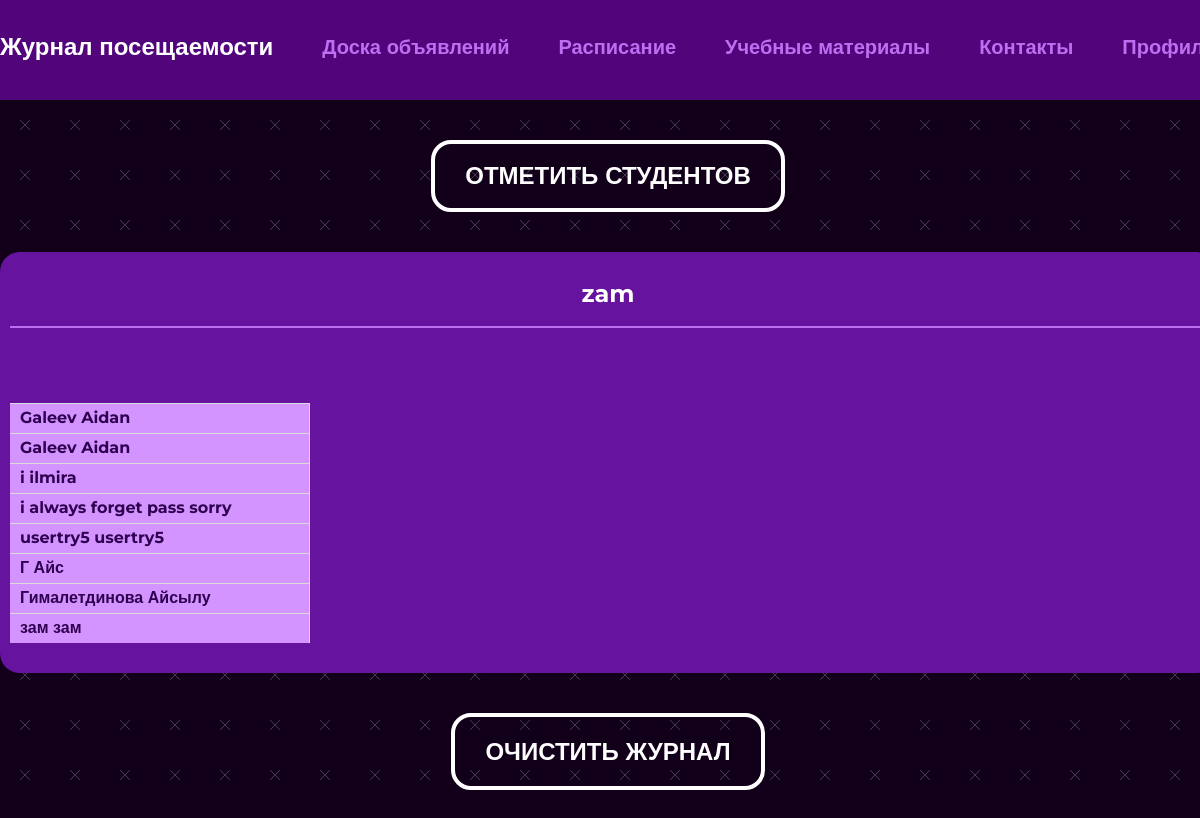
The page /lesson (signed in) on the database its author committed.
### main/models.py (models this page shows, shortened)
class Student(models.Model):
    SIMPLE_STUDENT = 0
    STUDENT_WITH_CAPABILITIES = 1
    HEADMAN = 2
    PERMISSION = [
        (SIMPLE_STUDENT, 'Обычный студент'),
        (STUDENT_WITH_CAPABILITIES, 'Студент с дополнительными возможностями'),
        (HEADMAN, 'Староста')
    ]
    WAITING = 0
    IS_APPPROVED = 1
    NOT_APPPROVED = 2
    STATE =[
        (WAITING, "Ожидание"),
        (IS_APPPROVED, 'Одобрено'),
        (NOT_APPPROVED, "Не одобрено")
    ]
    permission = models.SmallIntegerField(choices=PERMISSION, default=SIMPLE_STUDENT)
    room = models.ForeignKey(Room, on_delete=models.CASCADE)
    user = models.OneToOneField(User, on_delete=models.CASCADE)
    state = models.SmallIntegerField(choices=STATE, default=WAITING)
    class Meta:
        ordering = ['state']

### main/views.py (the view)
# urls.py: path('lesson', views.lesson, name='lesson'),
@login_required()
def lesson(request):
    cur_student = get_student(request)
    group = get_group(cur_student)
    cur_lesson = request.session.get('lesson_name')
    data = AttendanceLog.objects.filter(room=cur_student.room, lesson=cur_lesson)
    dates_iterator = data.values_list('date').iterator()
    dates = sorted(set(i for i in dates_iterator))
    list_of_students_by_date = {}
    for i in dates:
        temp = data.filter(date=i[0])
        list_of_students_by_date[i] = get_list_by_status(temp, group)
    contex = {
        'perm': get_perm(cur_student.permission),
        'group': group,
        'lesson_name': cur_lesson,
        'data_by_date': list_of_students_by_date,
        'navbar': 'lesson'
    }
    if 'date' in request.session:
        del request.session['date']
    for i in request.POST.keys():
        if i.find("*") != -1:
            date = i.split("*")[-1]
            request.session['date'] = datetime.datetime.strptime(date, "%B %d, %Y").strftime("%Y-%m-%d")
            return redirect("lesson_edit")
    if request.POST.get('delete'):
        temp = AttendanceLog.objects.filter(room=cur_student.room,
                                            lesson=cur_lesson)
        if temp.exists():
            temp.delete()
        return redirect("lesson")
    return render(request, "main/lesson.html", context=contex)

### main/views.py (called while the page is built)
def get_student(request):
    return Student.objects.get(user=request.user)

def get_group(cur_student):
    group = Student.objects.filter(room=cur_student.room).order_by('user__last_name', 'user__first_name')
    return group

def get_perm(permission):
    if permission == 0:
        return False
    return True

### main/templates/main/lesson.html (shortened to what this page needs)
{% extends 'main/base.html' %}
{% block content %}
        <div class="container">
          <div class="lesson__container">
            {% if perm %}
              <a class="btn" href="lesson_edit" name="{{ lesson_name }}">ОТМЕТИТЬ СТУДЕНТОВ</a>
            {% endif %}
            <div class="lesson__box">
              <div class="lesson__title">
                {{ lesson_name }}
              </div>
              <div class="lesson__package">
                <div class="lesson__names">
                  {% for student in group %}
                  <div class="lesson__name">{{ student.user.last_name }} {{ student.user.first_name }}</div>
                  {% endfor %}
                </div>
                <div class="lesson__table">
                </div>
              </div>
            </div>
            {% if perm %}
            <form method="post">
              <input type="submit" class="btn" name="delete" value="ОЧИСТИТЬ ЖУРНАЛ" >
            </form>
            {% endif %}
          </div>
        </div>
{% endblock content%}

### main/static/main/css/main.css (style rules this page uses)
* { padding: 0; margin: 0; border: 0; }
*, *:before, *:after { -webkit-box-sizing: border-box; box-sizing: border-box; }
html, body { width: 100%; line-height: 1; font-size: 16px; -ms-text-size-adjust: 100%; -moz-text-size-adjust: 100%; -webkit-text-size-adjust: 100%; }
input, button, textarea { font-family: inherit; }
a, a:visited { text-decoration: none; }
h1, h2, h3, h4, h5, h6, a { font-size: inherit; }
body { font-family: "Montserrat", sans-serif; background: url("./img/bg.jpg"); background-size: 50px; }
.btn { display: inline-block; padding: 20px 30px; background-color: transparent; border: 4px solid #FFFFFF; border-radius: 20px; font-weight: 700; font-size: 24px; color: #FFFFFF; -webkit-transition: all 0.5s; transition: all 0.5s; cursor: pointer; }
.container { width: 1216px; margin: 0 auto; }
.lesson__container { display: -webkit-box; display: -ms-flexbox; display: flex; -webkit-box-orient: vertical; -webkit-box-direction: normal; -ms-flex-direction: column; flex-direction: column; -webkit-box-align: center; -ms-flex-align: center; align-items: center; gap: 40px; }
.lesson__box { padding: 30px 10px; background: #66139F; border-radius: 20px; width: 1216px; display: -webkit-box; display: -ms-flexbox; display: flex; -webkit-box-orient: vertical; -webkit-box-direction: normal; -ms-flex-direction: column; flex-direction: column; gap: 25px; }
.lesson__title { font-weight: 700; font-size: 24px; color: #FFFFFF; text-align: center; padding-bottom: 20px; border-bottom: 2px solid #BC6FF1; }
.lesson__package { display: -webkit-box; display: -ms-flexbox; display: flex; }
.lesson__names { margin-top: 50px; display: -webkit-box; display: -ms-flexbox; display: flex; -webkit-box-orient: vertical; -webkit-box-direction: normal; -ms-flex-direction: column; flex-direction: column; }
.lesson__name { border-top: 1px solid #dadada; border-right: 1px solid #dadada; background: #D394FF; width: 300px; overflow: hidden; height: 30px; white-space: nowrap; padding: 6px 0 4px 10px; font-weight: 700; font-size: 16px; color: #2F0050; }
.lesson__table { display: -webkit-box; display: -ms-flexbox; display: flex; width: 876px; overflow-x: auto; }

### rows shown on the page
Student: user.last_name "Galeev", user.first_name "Aidan"
Student: user.last_name "Galeev", user.first_name "Aidan"
Student: user.last_name "i", user.first_name "ilmira"
Student: user.last_name "i always forget pass", user.first_name "sorry"
Student: user.last_name "usertry5", user.first_name "usertry5"
Student: user.last_name "Г", user.first_name "Айс"
Student: user.last_name "Гималетдинова", user.first_name "Айсылу"
Student: user.last_name "зам", user.first_name "зам"

### other values the page prints
{{ lesson_name }} "zam"
